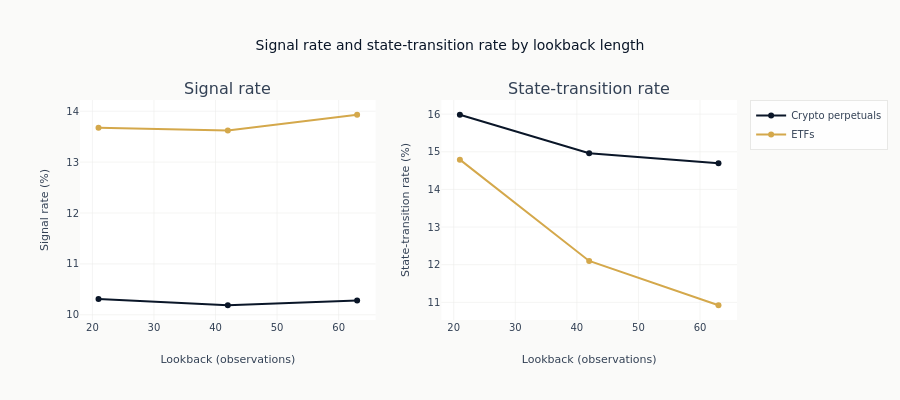

This figure's notebook cell:
### Markdown cell above
Both panels use the same ordered lookback grid for each prediction set.

### Code cell
fig = make_subplots(rows=1, cols=2, subplot_titles=["Signal rate", "State-transition rate"])
for case_study in CASE_STUDIES:
    data = lookback_plot_data[case_study]
    fig.add_trace(
        go.Scatter(
            x=data["window"].to_list(),
            y=(data["signal_rate"] * 100).to_list(),
            name=CASE_STUDIES[case_study],
            mode="lines+markers",
            line=dict(color=CASE_STUDY_COLORS[case_study]),
            marker=dict(color=CASE_STUDY_COLORS[case_study]),
        ),
        row=1,
        col=1,
    )
    fig.add_trace(
        go.Scatter(
            x=data["window"].to_list(),
            y=(data["transition_rate"] * 100).to_list(),
            name=CASE_STUDIES[case_study],
            mode="lines+markers",
            line=dict(color=CASE_STUDY_COLORS[case_study]),
            marker=dict(color=CASE_STUDY_COLORS[case_study]),
            showlegend=False,
        ),
        row=1,
        col=2,
    )
fig.update_layout(
    title="Signal rate and state-transition rate by lookback length",
    height=400,
    margin=dict(t=100, r=140),
    legend=dict(x=1.02, y=1.0, xanchor="left", yanchor="top"),
)
fig.update_xaxes(title_text="Lookback (observations)", row=1, col=1)
fig.update_xaxes(title_text="Lookback (observations)", row=1, col=2)
fig.update_yaxes(title_text="Signal rate (%)", row=1, col=1)
fig.update_yaxes(title_text="State-transition rate (%)", row=1, col=2)
# Read off the plotted frames rather than written from one run: ROLLING_WINDOWS is a papermill
# parameter, so the x-axis a test run plots is not the one the production render shows.
_ends = {
    CASE_STUDIES[cs]: (
        lookback_plot_data[cs]["signal_rate"].to_list(),
        lookback_plot_data[cs]["transition_rate"].to_list(),
    )
    for cs in CASE_STUDIES
}
# `if sig` rather than assuming a row: the grid is a parameter and a prediction set short
# enough to support none of its lookbacks contributes no line to plot and no sentence here.
_sentences = " ".join(
    f"{name}: signal rate {sig[0] * 100:.1f} to {sig[-1] * 100:.1f} percent across the grid, "
    f"state-transition rate {tr[0] * 100:.1f} to {tr[-1] * 100:.1f} percent."
    for name, (sig, tr) in _ends.items()
    if sig and tr
)
show_plotly_with_alt(
    fig,
    (
        "Two line panels against lookback length in observations, one line per prediction "
        "set, signal rate on the left and state-transition rate on the right. Only the "
        "trailing-percentile method is plotted, with its percentile pinned at "
        f"{OPERATING_PERCENTILE} so the sweep varies the window alone. The lookback is the "
        "window that percentile is taken over, so this sweeps how much history the rule "
        "re-centres on."
    ),
)

### Figure 1 — Plotly figure (JSON) as saved in the notebook; plotly's stock layout.template omitted (floating-point values rounded to 4 significant figures)
{"data": [{"line": {"color": "#0a1628"}, "marker": {"color": "#0a1628"}, "mode": "lines+markers", "name": "Crypto perpetuals", "type": "scatter", "x": [21, 42, 63], "xaxis": "x", "y": [10.31, 10.19, 10.28], "yaxis": "y"}, {"line": {"color": "#0a1628"}, "marker": {"color": "#0a1628"}, "mode": "lines+markers", "name": "Crypto perpetuals", "showlegend": false, "type": "scatter", "x": [21, 42, 63], "xaxis": "x2", "y": [15.98, 14.96, 14.69], "yaxis": "y2"}, {"line": {"color": "#D4A84B"}, "marker": {"color": "#D4A84B"}, "mode": "lines+markers", "name": "ETFs", "type": "scatter", "x": [21, 42, 63], "xaxis": "x", "y": [13.68, 13.62, 13.93], "yaxis": "y"}, {"line": {"color": "#D4A84B"}, "marker": {"color": "#D4A84B"}, "mode": "lines+markers", "name": "ETFs", "showlegend": false, "type": "scatter", "x": [21, 42, 63], "xaxis": "x2", "y": [14.79, 12.1, 10.92], "yaxis": "y2"}], "layout": {"annotations": [{"font": {"size": 16}, "showarrow": false, "text": "Signal rate", "x": 0.225, "xanchor": "center", "xref": "paper", "y": 1.0, "yanchor": "bottom", "yref": "paper"}, {"font": {"size": 16}, "showarrow": false, "text": "State-transition rate", "x": 0.775, "xanchor": "center", "xref": "paper", "y": 1.0, "yanchor": "bottom", "yref": "paper"}], "height": 400, "legend": {"x": 1.02, "xanchor": "left", "y": 1.0, "yanchor": "top"}, "margin": {"r": 140, "t": 100}, "title": {"text": "Signal rate and state-transition rate by lookback length"}, "xaxis": {"anchor": "y", "domain": [0.0, 0.45], "title": {"text": "Lookback (observations)"}}, "xaxis2": {"anchor": "y2", "domain": [0.55, 1.0], "title": {"text": "Lookback (observations)"}}, "yaxis": {"anchor": "x", "domain": [0.0, 1.0], "title": {"text": "Signal rate (%)"}}, "yaxis2": {"anchor": "x2", "domain": [0.0, 1.0], "title": {"text": "State-transition rate (%)"}}}}
